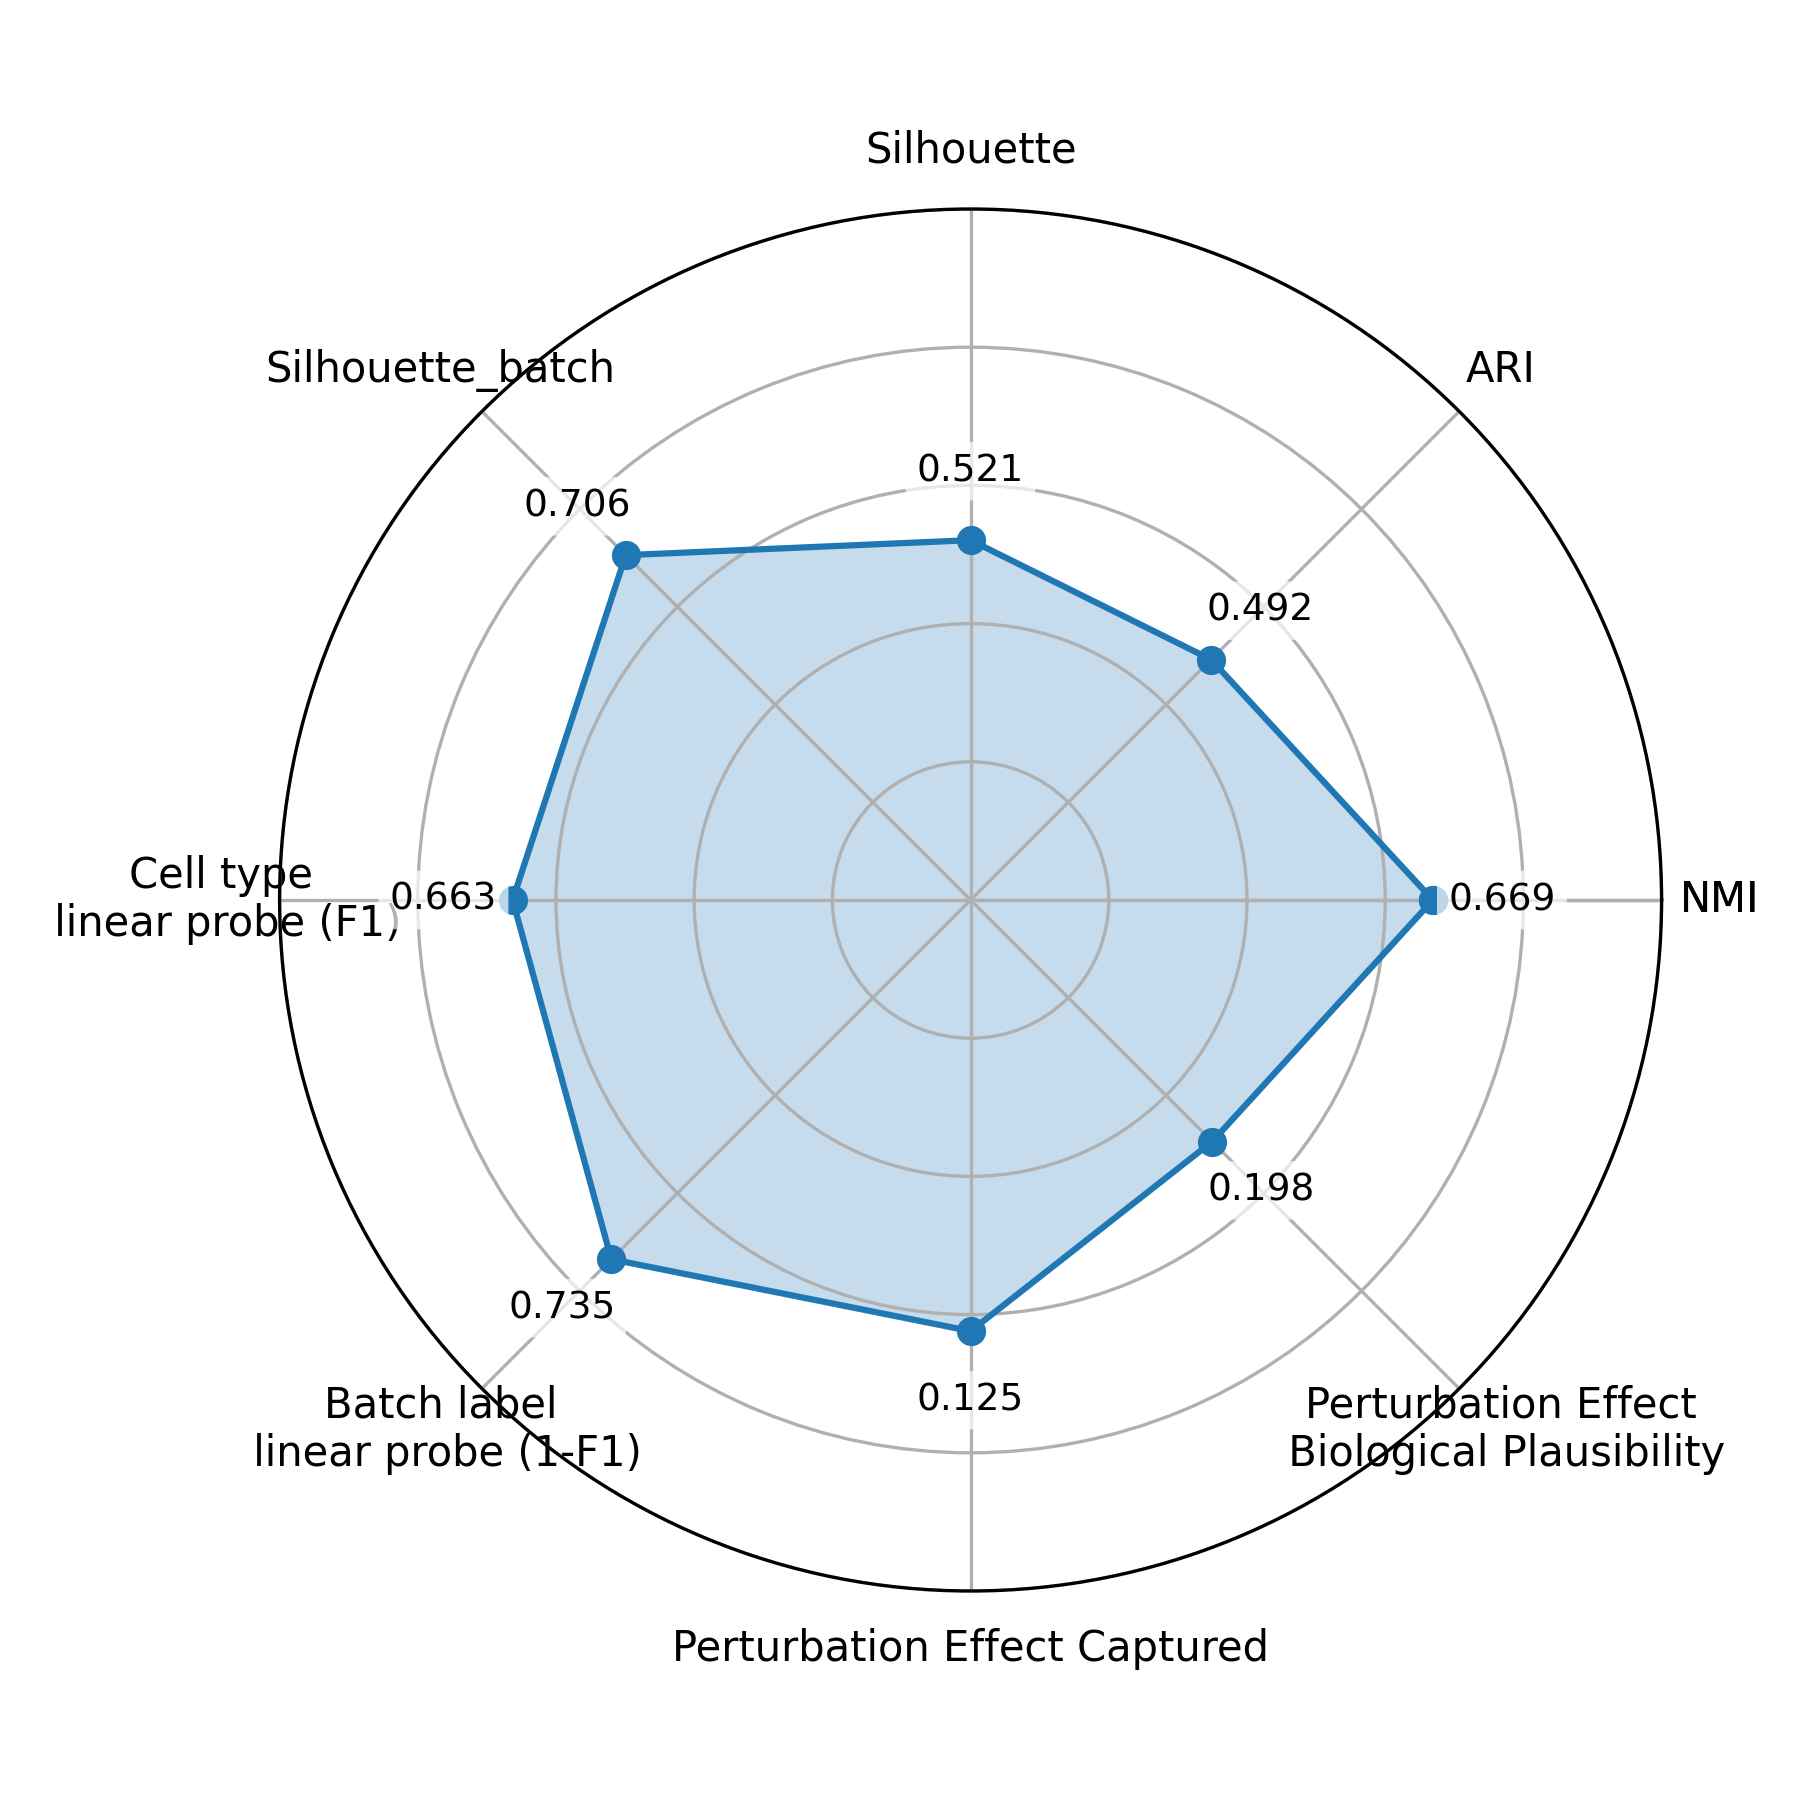

Python code for this plot:
#%%
import os
import re
import numpy as np
import pandas as pd
import matplotlib.pyplot as plt
from pathlib import Path
import pandas as pd

#%%
# Load feature extraction benchmark results
feature_extraction_datasets = ["Kanemaru2023_downsampled", "Li2023b_downsampled"]
feature_extraction_result_csvs = {dataset:f"zero_shot_feature_extraction_chromfound_{dataset}/results.csv" for dataset in feature_extraction_datasets}

feature_extraction_results = {}
for dataset, csv_path in feature_extraction_result_csvs.items():
    csv_file = Path(csv_path)
    if csv_file.exists():
        df = pd.read_csv(csv_file)
        metrics_dict = dict(zip(df['Metric'], df['Value']))
        feature_extraction_results[dataset] = metrics_dict
        print(f"Loaded results for {dataset}")
    else:
        print(f"Warning: Results file not found for {dataset}: {csv_path}")


# Load perturbation benchmark results
perturbation_datasets = ["Liscovitch_Brauer2021", "Pierce2021"]
perturbation_cohens_d_paths = {dataset:f"zero_shot_perturbation_effect_prediction_chromfound_outputs/{dataset}/model_score.txt" for dataset in perturbation_datasets}
perturbation_plausibility_paths = {dataset:f"zero_shot_perturbation_effect_prediction_chromfound_outputs/{dataset}/biological_plausibility_score.txt" for dataset in perturbation_datasets}
perturbation_results = {}
for dataset, cohens_d_path in perturbation_cohens_d_paths.items():
    cohens_d_file = Path(cohens_d_path)
    plausibility_file = Path(perturbation_plausibility_paths[dataset])
    if cohens_d_file.exists() and plausibility_file.exists():
        with open(cohens_d_file, 'r') as file:
            cohens_d = file.read().strip()
            match = re.search(r"Weighted mean Cohen's d[^\d\-]*([-+]?\d*\.\d+|\d+)", cohens_d) # first floating point number after the string "Weighted mean Cohen's d"
            cohens_d = float(match.group(1)) 
        with open(plausibility_file, 'r') as file:
            biological_plausibility = file.read().strip()
            match = re.search(r"Spearman correlation[^\d\-]*([-+]?\d*\.\d+|\d+)", biological_plausibility) # first floating point number after the string "Spearman correlation"
            biological_plausibility = -float(match.group(1)) # more negative is better (but in our radar plot, we want to have more positive numbers be better, hence the negative sign)
        perturbation_results[dataset] = {
            "cohens_d": cohens_d,
            "biological_plausibility": biological_plausibility
        }
        print(f"Loaded perturbation results for {dataset}")
    else:
        print(f"Warning: Perturbation results not found for {dataset}")

print(f"\nFeature extraction results: {feature_extraction_results}")
print(f"Perturbation results: {perturbation_results}")

#%%
# aggregate feature extraction metrics (NMI, ARI, Silhouette, Silhouette batch)
nmi_values = []
for dataset in feature_extraction_datasets:
    if dataset in feature_extraction_results:
        nmi_values.append(feature_extraction_results[dataset]['Normalized Mutual Information'])
if len(nmi_values) > 0:
    nmi_values = np.array(nmi_values)
    nmi = nmi_values.mean()
else:
    nmi = 0
    print("Warning: No NMI values found")

ari_values = []
for dataset in feature_extraction_datasets:
    if dataset in feature_extraction_results:
        ari_values.append(feature_extraction_results[dataset]['Adjusted Rand Index'])
if len(ari_values) > 0:
    ari_values = np.array(ari_values)
    ari = ari_values.mean()
else:
    ari = 0
    print("Warning: No ARI values found")

silhouette_values = []
for dataset in feature_extraction_datasets:
    if dataset in feature_extraction_results:
        silhouette_values.append(feature_extraction_results[dataset]['Silhouette score'])
if len(silhouette_values) > 0:
    silhouette_values = np.array(silhouette_values)
    silhouette = silhouette_values.mean()
else:
    silhouette = 0
    print("Warning: No Silhouette values found")

silhouette_batch_values = []
for dataset in feature_extraction_datasets:
    if dataset in feature_extraction_results:
        if 'Silhouette batch score' in feature_extraction_results[dataset]:
            silhouette_batch_values.append(feature_extraction_results[dataset]['Silhouette batch score'])
if len(silhouette_batch_values) > 0:
    silhouette_batch_values = np.array(silhouette_batch_values)
    silhouette_batch = silhouette_batch_values.mean()
else:
    silhouette_batch = 0
    print("Warning: No Silhouette batch values found")

cell_type_linear_probe_f1_values = []
for dataset in feature_extraction_datasets:
    if dataset in feature_extraction_results:
        cell_type_linear_probe_f1_values.append(feature_extraction_results[dataset]['Cell type Linear probe F1 score (macro)'])
if len(cell_type_linear_probe_f1_values) > 0:
    cell_type_linear_probe_f1_values = np.array(cell_type_linear_probe_f1_values)
    cell_type_linear_probe_f1 = cell_type_linear_probe_f1_values.mean()
else:
    cell_type_linear_probe_f1 = 0
    print("Warning: No cell type linear probe F1 values found")

batch_linear_probe_f1_values = []
for dataset in feature_extraction_datasets:
    if dataset in feature_extraction_results:
        if 'Batch label Linear probe F1 score (macro)' in feature_extraction_results[dataset]:
            batch_linear_probe_f1_values.append(feature_extraction_results[dataset]['Batch label Linear probe F1 score (macro)'])
if len(batch_linear_probe_f1_values) > 0:
    batch_linear_probe_f1_values = np.array(batch_linear_probe_f1_values)
    batch_linear_probe_f1 = batch_linear_probe_f1_values.mean()
else:
    batch_linear_probe_f1 = 0
    print("Warning: No batch linear probe F1 values found")

print(f"\nAggregated metrics:")
print(f"NMI: {nmi:.4f}, ARI: {ari:.4f}, Silhouette: {silhouette:.4f}, Silhouette batch: {silhouette_batch:.4f}")
print(f"Cell type linear probe F1: {cell_type_linear_probe_f1:.4f}, Batch linear probe F1: {batch_linear_probe_f1:.4f}")

#aggregate perturbation metrics (Cohen's D, Biological Plausibility)
cohens_d_values = []
for dataset in perturbation_datasets:
    if dataset in perturbation_results:
        cohens_d_values.append(perturbation_results[dataset]['cohens_d'])
if len(cohens_d_values) > 0:
    cohens_d_values = np.array(cohens_d_values)
    cohens_d = cohens_d_values.mean()
else:
    cohens_d = 0
    print("Warning: No Cohen's d values found")

biological_plausibility_values = []
for dataset in perturbation_datasets:
    if dataset in perturbation_results:
        biological_plausibility_values.append(perturbation_results[dataset]['biological_plausibility'])
if len(biological_plausibility_values) > 0:
    biological_plausibility_values = np.array(biological_plausibility_values)
    biological_plausibility = biological_plausibility_values.mean()
else:
    biological_plausibility = 0
    print("Warning: No biological plausibility values found")

print(f"Cohen's d: {cohens_d:.4f}, Biological plausibility: {biological_plausibility:.4f}")

#%%
labels = [
    "NMI",
    "ARI",
    "Silhouette",
    "Silhouette_batch",
    "Cell type\n linear probe (F1)",
    "Batch label\n linear probe (1-F1)",
    "Perturbation Effect Captured",
    "Perturbation Effect\n Biological Plausibility",
]

values = np.array([nmi, ari, silhouette, silhouette_batch, cell_type_linear_probe_f1, 1-batch_linear_probe_f1, cohens_d, biological_plausibility])
print("\nvalues: ", values)
mins   = np.array([0, 0, 0, 0, 0, 0, 0, 0])
maxs   = np.array([1, 1, 1, 1, 1, 1, 0.2, 0.4])

# 2. Normalize into [0, 1]
norm = (values - mins) / (maxs - mins)
print("norm: ", norm)

# Close the loop
labels = labels + [labels[0]]
norm   = np.append(norm, norm[0])

angles = np.linspace(0, 2 * np.pi, len(labels))

fig, ax = plt.subplots(subplot_kw={"projection": "polar"}, figsize=(6, 6))

ax.set_ylim(0, 1)

# Remove radial number labels but keep rings
ax.set_rlabel_position(0)
ax.set_yticks([0.2, 0.4, 0.6, 0.8, 1.0])
ax.set_yticklabels([""] * 5)
ax.yaxis.set_tick_params(labelleft=False, labelright=False)

ax.plot(angles, norm, marker='o')
ax.fill(angles, norm, alpha=0.25)

# Add value annotations beside each point
# Use original values (before closing the loop) for display
values_for_display = np.array([nmi, ari, silhouette, silhouette_batch, cell_type_linear_probe_f1, 1-batch_linear_probe_f1, cohens_d, biological_plausibility])
angles_for_display = angles[:-1]  # Exclude the last angle (duplicate for closing the loop)
norm_for_display = norm[:-1]  # Exclude the last normalized value

for angle, norm_val, orig_val in zip(angles_for_display, norm_for_display, values_for_display):
    text_radius = norm_val + 0.1
    if text_radius > 1.0:
        text_radius = norm_val - 0.05
    ax.text(angle, text_radius, f'{orig_val:.3f}', 
            ha='center', va='center', fontsize=9, 
            bbox=dict(boxstyle='round,pad=0.3', facecolor='white', alpha=0.7, edgecolor='none'))

# Use your text labels instead of degree numbers
ax.set_xticks(angles)
ax.set_xticklabels(labels)
# ax.set_xticklabels([])

# --- REMOVE this whole block:
# for angle, vmin, vmax in zip(angles, mins, maxs):
#     ax.text(angle, 0.02, f"{vmin:g}", ha='center', va='center', fontsize=9)
#     ax.text(angle, 1.02, f"{vmax:g}", ha='center', va='center', fontsize=9)

plt.tight_layout()
plt.savefig("radar_plot_chromfound.png", dpi=300)
print("\nRadar plot saved to radar_plot_chromfound.png")
plt.show()
